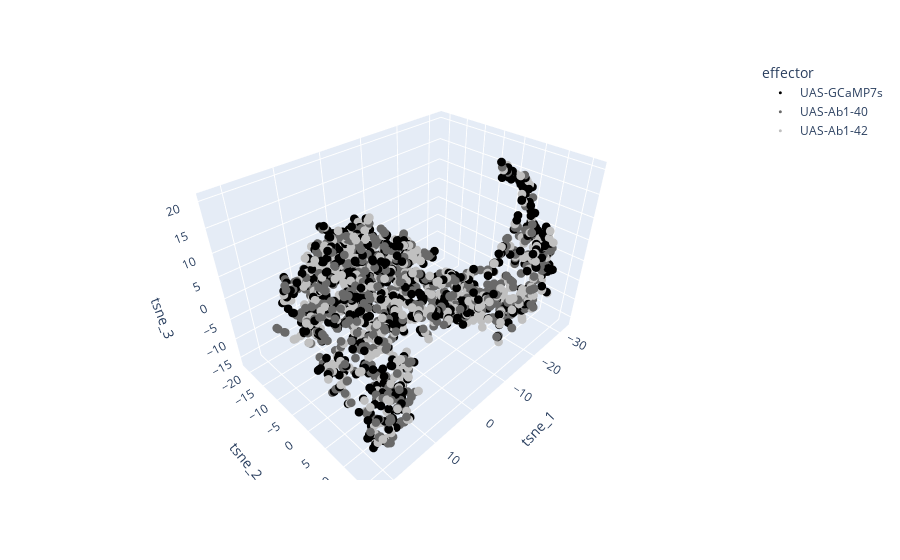

The cell this chart's notebook holds for it:
### Code cell
# 3D visualization
import plotly.express as px
fig = px.scatter_3d(tsne_result_df, x = 'tsne_1',y = 'tsne_2',z='tsne_3', color = 'effector',color_discrete_map = {'UAS-GCaMP7s':'black','UAS-Ab1-40':'dimgrey', 'UAS-Ab1-42':'silver'})
fig.update_traces(marker_size = 3)
fig.show()

### Figure 1 — Plotly figure (JSON) as saved in the notebook; plotly's stock layout.template omitted (floating-point values rounded to 4 significant figures; data arrays with more than 128 entries replaced by an {"elided": "..."} marker saying what was removed)
{"data": [{"hovertemplate": "effector=UAS-GCaMP7s<br>tsne_1=%{x}<br>tsne_2=%{y}<br>tsne_3=%{z}<extra></extra>", "legendgroup": "UAS-GCaMP7s", "marker": {"color": "black", "size": 3, "symbol": "circle"}, "mode": "markers", "name": "UAS-GCaMP7s", "scene": "scene", "showlegend": true, "type": "scatter3d", "x": {"elided": "777 float values"}, "y": {"elided": "777 float values"}, "z": {"elided": "777 float values"}}, {"hovertemplate": "effector=UAS-Ab1-40<br>tsne_1=%{x}<br>tsne_2=%{y}<br>tsne_3=%{z}<extra></extra>", "legendgroup": "UAS-Ab1-40", "marker": {"color": "dimgrey", "size": 3, "symbol": "circle"}, "mode": "markers", "name": "UAS-Ab1-40", "scene": "scene", "showlegend": true, "type": "scatter3d", "x": {"elided": "751 float values"}, "y": {"elided": "751 float values"}, "z": {"elided": "751 float values"}}, {"hovertemplate": "effector=UAS-Ab1-42<br>tsne_1=%{x}<br>tsne_2=%{y}<br>tsne_3=%{z}<extra></extra>", "legendgroup": "UAS-Ab1-42", "marker": {"color": "silver", "size": 3, "symbol": "circle"}, "mode": "markers", "name": "UAS-Ab1-42", "scene": "scene", "showlegend": true, "type": "scatter3d", "x": {"elided": "758 float values"}, "y": {"elided": "758 float values"}, "z": {"elided": "758 float values"}}], "layout": {"legend": {"title": {"text": "effector"}, "tracegroupgap": 0}, "margin": {"t": 60}, "scene": {"domain": {"x": [0, 1], "y": [0, 1]}, "xaxis": {"title": {"text": "tsne_1"}}, "yaxis": {"title": {"text": "tsne_2"}}, "zaxis": {"title": {"text": "tsne_3"}}}}}
